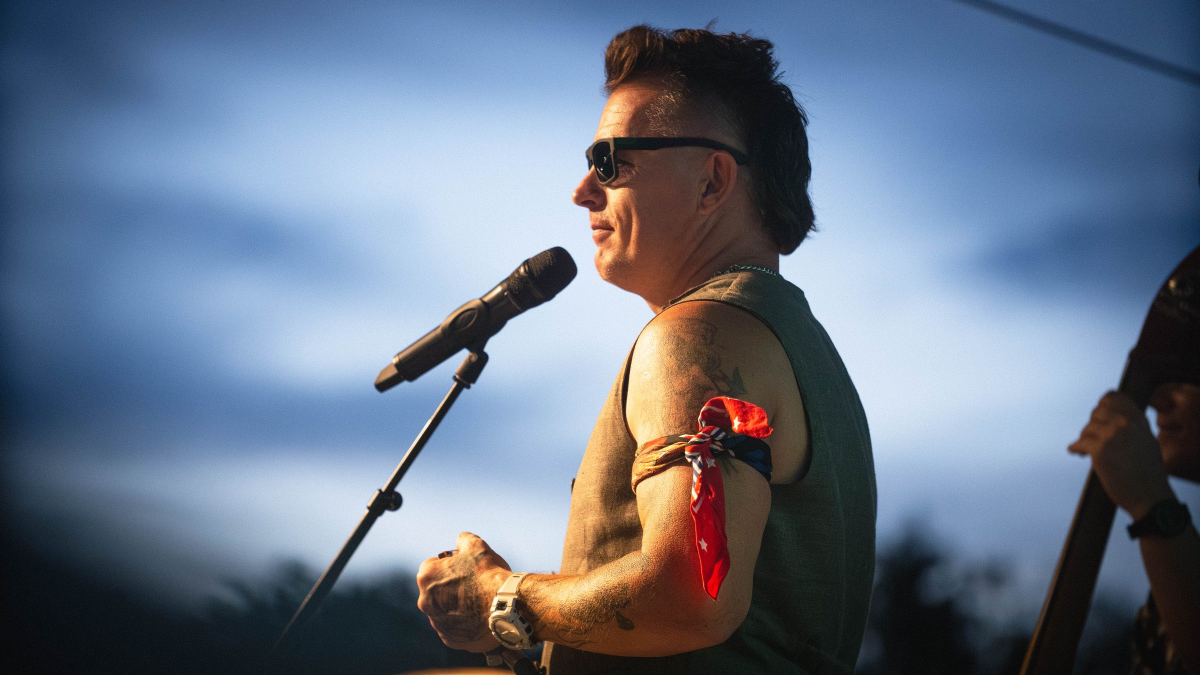
#> input picture images/concert-01.jpg, 2400 x 1350 px (shown at 1/2 size); its folder holds only this picture in this run
$ python make-sizes.py
#> lines starting #> are read from the running program, lines starting #| are printed output that depends on the picture
"""Kisebb, reszponzív képváltozatok generálása az images/ mappa képeiből.

Az eredeti fájlokat NEM módosítja, csak új fájlokat ír az images/sizes/ mappába.
Futtatás (Pillow kell hozzá):  python3 scripts/make-sizes.py
"""
from pathlib import Path
from PIL import Image

ROOT = Path(__file__).resolve().parent.parent
SRC = ROOT / "images"
OUT = SRC / "sizes"
WIDTHS = (640, 1200, 1800)
QUALITY = 80

OUT.mkdir(exist_ok=True)
for jpg in sorted(SRC.glob("*.jpg")):
    with Image.open(jpg) as im:
#> im is the input picture: PIL image 2400x1350 RGB; mean R, G, B 103.5, 116.1, 135.4
        im = im.convert("RGB")
        for w in WIDTHS:
            if w >= im.width:
                continue
            h = round(im.height * w / im.width)
            small = im.resize((w, h), Image.LANCZOS)
            small.save(OUT / f"{jpg.stem}-{w}.jpg", "JPEG", quality=QUALITY, optimize=True, progressive=True)
            small.save(OUT / f"{jpg.stem}-{w}.webp", "WEBP", quality=QUALITY, method=6)
#> this loop made 3 passes
#> pass 1, `small = im.resize((w, h), Image.LANCZOS)`:
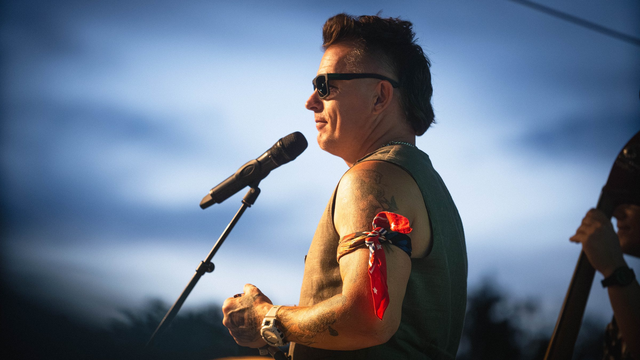
#> small: PIL image 640x360 RGB; mean R, G, B 103.5, 116.1, 135.4
    print("kész:", jpg.name)

$ run again, on images/concert-03.jpg
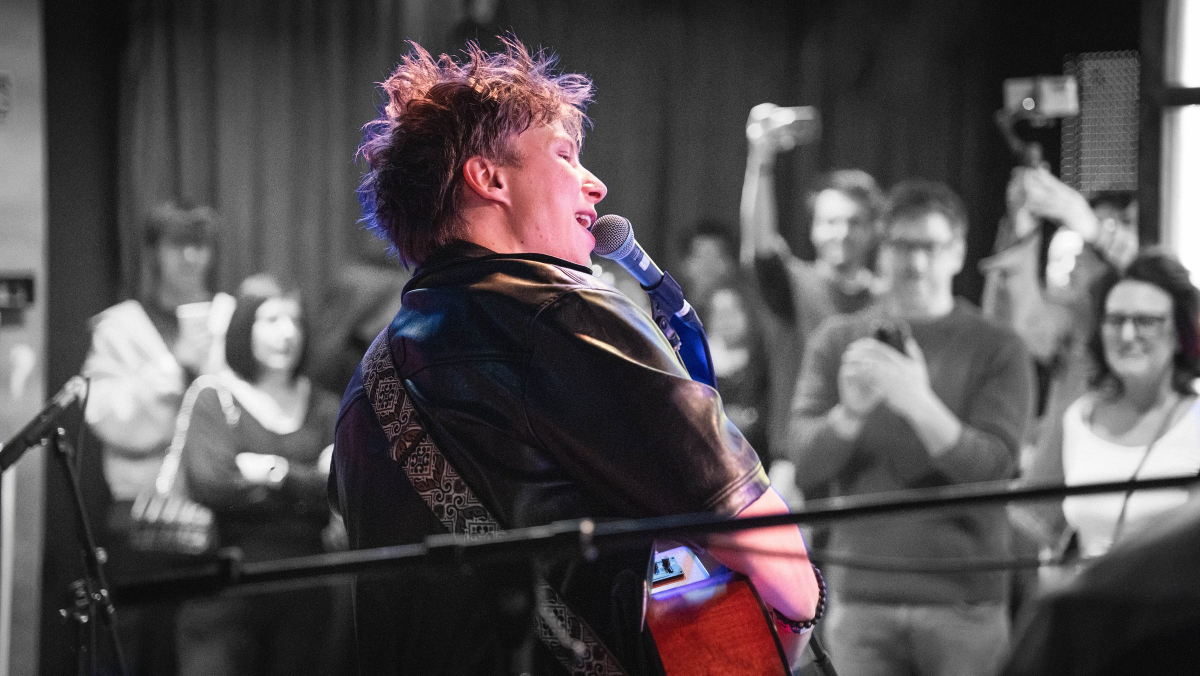
#> input picture images/concert-03.jpg, 2400 x 1351 px (shown at 1/2 size)
#> im is the input picture: PIL image 2400x1351 RGB; mean R, G, B 84.4, 79.5, 81.7
#> the loop `for w in WIDTHS:` made 3 passes
#> pass 1, `small = im.resize((w, h), Image.LANCZOS)`:
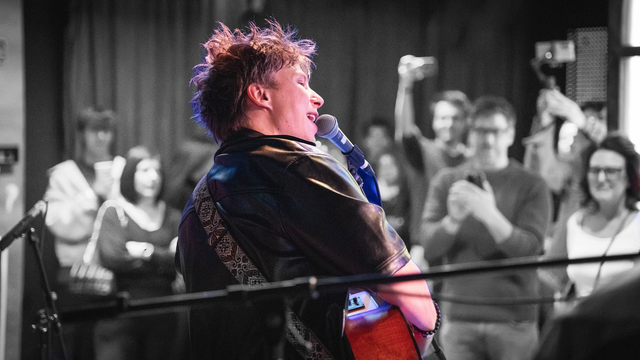
#> small: PIL image 640x360 RGB; mean R, G, B 84.4, 79.5, 81.7

$ run again, on images/concert-04.jpg
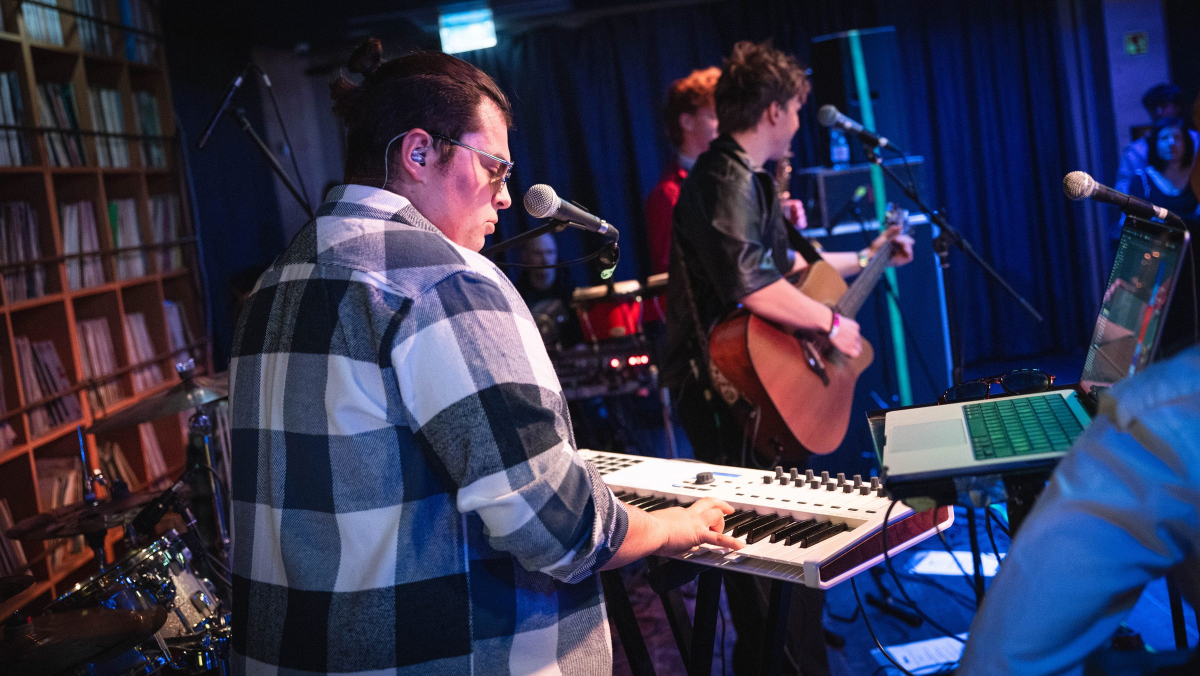
#> input picture images/concert-04.jpg, 2400 x 1351 px (shown at 1/2 size)
#> im is the input picture: PIL image 2400x1351 RGB; mean R, G, B 52.5, 52.7, 77.4
#> the loop `for w in WIDTHS:` made 3 passes
#> pass 1, `small = im.resize((w, h), Image.LANCZOS)`:
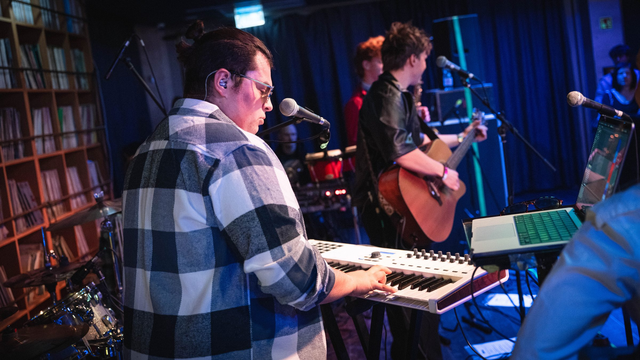
#> small: PIL image 640x360 RGB; mean R, G, B 52.5, 52.7, 77.4
